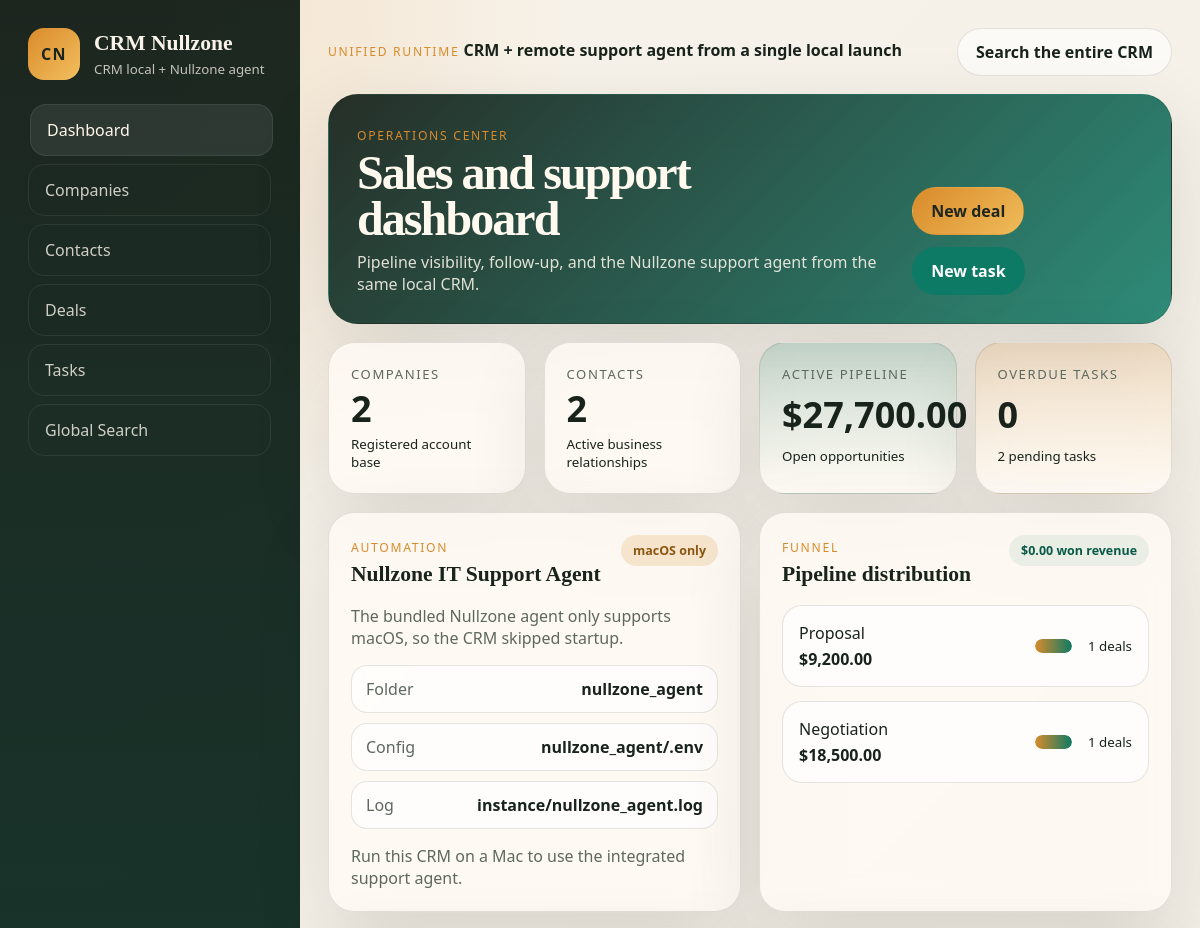
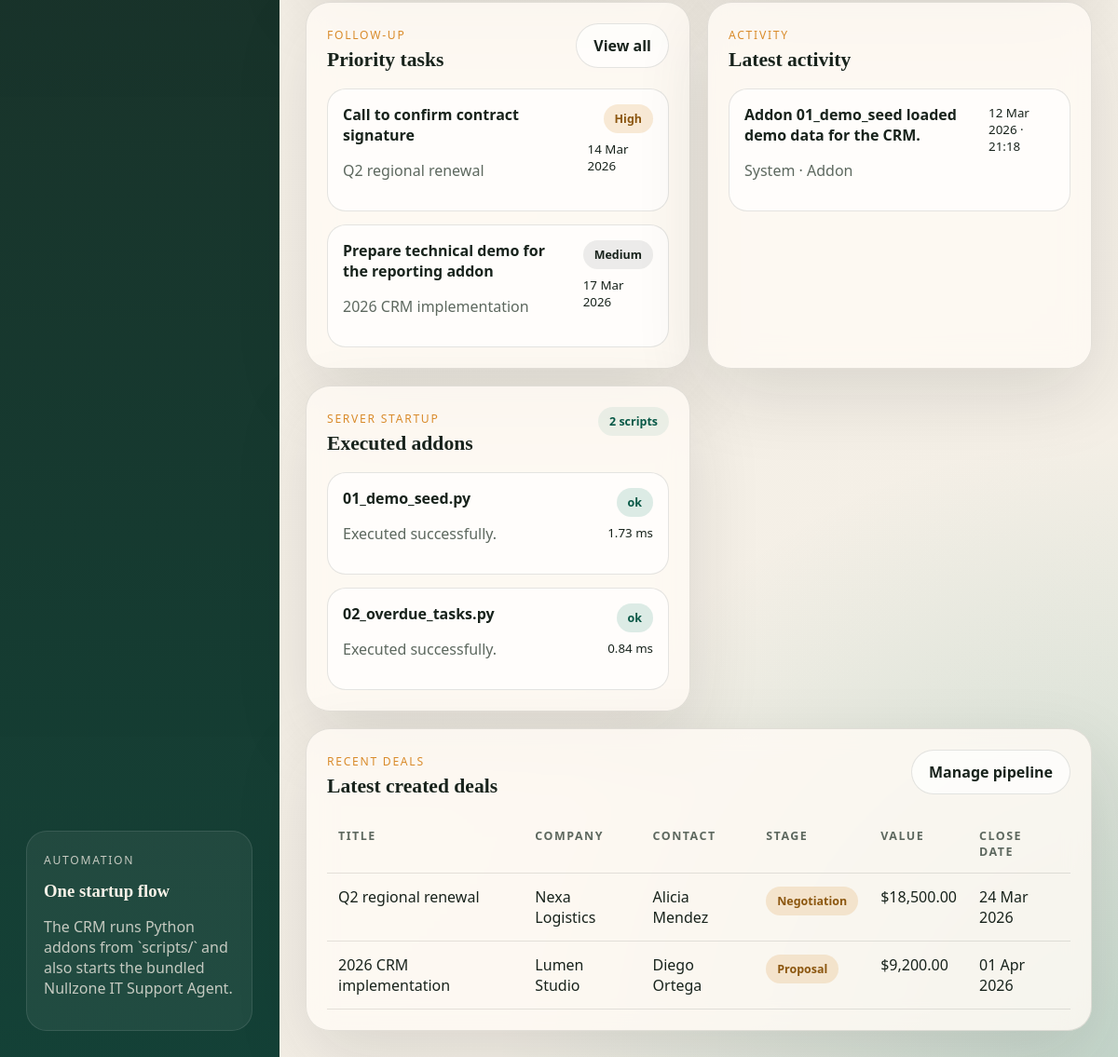
The page / on the database its author committed (2 pictures, top to bottom).
### tables this page shows
CREATE TABLE deals (
    id INTEGER PRIMARY KEY AUTOINCREMENT,
    title TEXT NOT NULL,
    company_id INTEGER REFERENCES companies(id) ON DELETE SET NULL,
    contact_id INTEGER REFERENCES contacts(id) ON DELETE SET NULL,
    stage TEXT NOT NULL DEFAULT 'Prospecting',
    value REAL NOT NULL DEFAULT 0,
    owner TEXT,
    expected_close_date TEXT,
    notes TEXT,
    created_at TEXT NOT NULL DEFAULT CURRENT_TIMESTAMP
);

CREATE TABLE tasks (
    id INTEGER PRIMARY KEY AUTOINCREMENT,
    title TEXT NOT NULL,
    related_type TEXT NOT NULL DEFAULT 'general',
    related_id INTEGER,
    due_date TEXT,
    priority TEXT NOT NULL DEFAULT 'Medium',
    status TEXT NOT NULL DEFAULT 'Pending',
    owner TEXT,
    notes TEXT,
    created_at TEXT NOT NULL DEFAULT CURRENT_TIMESTAMP
);

CREATE TABLE activities (
    id INTEGER PRIMARY KEY AUTOINCREMENT,
    entity_type TEXT NOT NULL,
    entity_id INTEGER,
    action TEXT NOT NULL,
    summary TEXT NOT NULL,
    created_at TEXT NOT NULL DEFAULT CURRENT_TIMESTAMP
);

CREATE TABLE companies (
    id INTEGER PRIMARY KEY AUTOINCREMENT,
    name TEXT NOT NULL,
    industry TEXT,
    website TEXT,
    email TEXT,
    phone TEXT,
    city TEXT,
    country TEXT,
    notes TEXT,
    created_at TEXT NOT NULL DEFAULT CURRENT_TIMESTAMP
);

### crm/routes.py (the view)
@bp.get("/")
def dashboard():
    data = db.get_dashboard_data(database_path())
    stage_totals = [stage["total"] for stage in data["stage_summary"]]
    max_stage_total = max(stage_totals) if stage_totals else 1
    return render_template(
        "dashboard.html",
        data=data,
        max_stage_total=max_stage_total,
        addon_results=current_app.config.get("ADDON_RESULTS", []),
        nullzone_agent_status=current_app.config.get("NULLZONE_AGENT_STATUS", {}),
    )

### crm/__init__.py (called while the page is built)
def format_currency(value: float | int | None) -> str:
    amount = float(value or 0)
    return f"${amount:,.2f}"

def format_datetime(value: str | None) -> str:
    if not value:
        return "No date"
    normalized = value.replace("Z", "")
    for fmt in ("%Y-%m-%d %H:%M:%S", "%Y-%m-%d"):
        try:
            parsed = datetime.strptime(normalized, fmt)
            if fmt == "%Y-%m-%d":
                return parsed.strftime("%d %b %Y")
            return parsed.strftime("%d %b %Y · %H:%M")
        except ValueError:
            continue
    return value

def slugify(value: str | None) -> str:
    if not value:
        return ""
    slug = re.sub(r"[^a-z0-9]+", "-", value.lower()).strip("-")
    return slug

### crm/db.py (called while the page is built)
def connect(database_path: str | Path) -> sqlite3.Connection:
    connection = sqlite3.connect(str(database_path))
    connection.row_factory = sqlite3.Row
    connection.execute("PRAGMA foreign_keys = ON")
    return connection

def query_all(database_path: str | Path, sql: str, params: tuple[Any, ...] = ()) -> list[dict]:
    with connect(database_path) as connection:
        rows = connection.execute(sql, params).fetchall()
    return [dict(row) for row in rows]

def query_one(database_path: str | Path, sql: str, params: tuple[Any, ...] = ()) -> dict | None:
    with connect(database_path) as connection:
        row = connection.execute(sql, params).fetchone()
    return dict(row) if row else None

### crm/routes.py (called while the page is built)
def database_path() -> str:
    return current_app.config["DATABASE"]

### crm/templates/dashboard.html (shortened to what this page needs)
{% extends "base.html" %}
{% block hero %}
  <section class="hero-card">
    <div>
      <p class="eyebrow">Operations Center</p>
      <h1>Sales and support dashboard</h1>
      <p>Pipeline visibility, follow-up, and the Nullzone support agent from the same local CRM.</p>
    </div>
    <div class="hero-actions">
      <a class="button primary" href="{{ url_for('crm.new_deal') }}">New deal</a>
      <a class="button secondary" href="{{ url_for('crm.new_task') }}">New task</a>
    </div>
  </section>
{% endblock %}
{% block content %}
  <section class="stats-grid full-span">
    <article class="metric-card">
      <span class="metric-label">Companies</span>
      <strong>{{ data.metrics.companies or 0 }}</strong>
      <small>Registered account base</small>
    </article>
    <article class="metric-card">
      <span class="metric-label">Contacts</span>
      <strong>{{ data.metrics.contacts or 0 }}</strong>
      <small>Active business relationships</small>
    </article>
    <article class="metric-card highlight">
      <span class="metric-label">Active pipeline</span>
      <strong>{{ data.metrics.pipeline_value|currency }}</strong>
      <small>Open opportunities</small>
    </article>
    <article class="metric-card warning">
      <span class="metric-label">Overdue tasks</span>
      <strong>{{ data.metrics.overdue_tasks or 0 }}</strong>
      <small>{{ data.metrics.open_tasks or 0 }} pending tasks</small>
    </article>
  </section>
  <section class="panel">
    <div class="panel-heading">
      <div>
        <p class="eyebrow">Automation</p>
        <h2>Nullzone IT Support Agent</h2>
      </div>
      <span class="badge tone-{{ nullzone_agent_status.state|default('disabled')|slugify }}">
        {{ nullzone_agent_status.label|default('Unknown') }}
      </span>
    </div>
    <p class="agent-summary">{{ nullzone_agent_status.message|default('No agent status available.') }}</p>
    {% if nullzone_agent_status.details %}
      <div class="status-list">
        {% for item in nullzone_agent_status.details %}
          <div class="status-row">
            <span>{{ item.label }}</span>
            <strong>{{ item.value }}</strong>
          </div>
        {% endfor %}
      </div>
    {% endif %}
    {% if nullzone_agent_status.hint %}
      <p class="agent-hint">{{ nullzone_agent_status.hint }}</p>
    {% endif %}
  </section>
  <section class="panel">
    <div class="panel-heading">
      <div>
        <p class="eyebrow">Funnel</p>
        <h2>Pipeline distribution</h2>
      </div>
      <span class="chip">{{ data.metrics.won_value|currency }} won revenue</span>
    </div>
    {% if data.stage_summary %}
      <div class="pipeline-list">
        {% for stage in data.stage_summary %}
          <div class="pipeline-row">
            <div class="pipeline-copy">
              <span>{{ stage.stage }}</span>
              <strong>{{ stage.value|currency }}</strong>
            </div>
            <div class="pipeline-bar">
              <span style="width: {{ (stage.total / max_stage_total * 100) if max_stage_total else 0 }}%"></span>
            </div>
            <small>{{ stage.total }} deals</small>
          </div>
        {% endfor %}
      </div>
    {% else %}
      <div class="empty-state">There are no deals recorded yet.</div>
    {% endif %}
  </section>
  <section class="panel">
    <div class="panel-heading">
      <div>
        <p class="eyebrow">Follow-up</p>
        <h2>Priority tasks</h2>
      </div>
      <a class="button ghost" href="{{ url_for('crm.tasks') }}">View all</a>
    </div>
    {% if data.due_tasks %}
      <div class="task-list">
        {% for task in data.due_tasks %}
          <article class="task-item {% if task.is_overdue %}is-overdue{% endif %}">
            <div>
              <strong>{{ task.title }}</strong>
              <p>{{ task.related_label }}</p>
            </div>
            <div class="task-meta">
              <span class="badge tone-{{ task.priority|slugify }}">{{ task.priority }}</span>
              <small>{{ task.due_date|datetime }}</small>
            </div>
          </article>
        {% endfor %}
      </div>
    {% else %}
      <div class="empty-state">There are no active tasks right now.</div>
    {% endif %}
  </section>
  <section class="panel">
    <div class="panel-heading">
      <div>
        <p class="eyebrow">Activity</p>
        <h2>Latest activity</h2>
      </div>
    </div>
    {% if data.recent_activity %}
      <div class="feed-list">
        {% for item in data.recent_activity %}
          <article class="feed-item">
            <div>
              <strong>{{ item.summary }}</strong>
              <p>{{ item.entity_type|capitalize }} · {{ item.action|capitalize }}</p>
            </div>
            <small>{{ item.created_at|datetime }}</small>
          </article>
        {% endfor %}
      </div>
    {% else %}
      <div class="empty-state">Activity will appear here as you use the CRM.</div>
    {% endif %}
  </section>
  <section class="panel">
    <div class="panel-heading">
      <div>
        <p class="eyebrow">Server startup</p>
        <h2>Executed addons</h2>
      </div>
      <span class="chip">{{ addon_results|length }} scripts</span>
    </div>
    {% if addon_results %}
      <div class="addon-list">
        {% for addon in addon_results %}
          <article class="addon-item">
            <div>
              <strong>{{ addon.name }}</strong>
              <p>{{ addon.message }}</p>
            </div>
            <div class="addon-meta">
              <span class="badge tone-{{ addon.status|slugify }}">{{ addon.status }}</span>
              <small>{{ addon.duration_ms }} ms</small>
            </div>
          </article>
        {% endfor %}
      </div>
    {% else %}
      <div class="empty-state">No Python files were found inside `scripts/`.</div>
    {% endif %}
  </section>
  <section class="panel full-span">
    <div class="panel-heading">
      <div>
        <p class="eyebrow">Recent deals</p>
        <h2>Latest created deals</h2>
      </div>
      <a class="button ghost" href="{{ url_for('crm.deals') }}">Manage pipeline</a>
    </div>
    {% if data.recent_deals %}
      <div class="table-wrap">
        <table>
          <thead>
            <tr>
              <th>Title</th>
              <th>Company</th>
              <th>Contact</th>
              <th>Stage</th>
              <th>Value</th>
              <th>Close date</th>
            </tr>
          </thead>
          <tbody>
            {% for deal in data.recent_deals %}
              <tr>
                <td>{{ deal.title }}</td>
                <td>{{ deal.company_name or "No company" }}</td>
                <td>{{ deal.contact_name or "No contact" }}</td>
                <td><span class="badge tone-{{ deal.stage|slugify }}">{{ deal.stage }}</span></td>
                <td>{{ deal.value|currency }}</td>
                <td>{{ deal.expected_close_date|datetime }}</td>
              </tr>
            {% endfor %}
          </tbody>
        </table>
      </div>
    {% else %}
      <div class="empty-state">There are no recent deals yet.</div>
    {% endif %}
  </section>
{% endblock %}

### crm/templates/base.html (shortened to what this page needs)
<!doctype html>
<html lang="en">
<head>
  <link rel="stylesheet" href="{{ url_for('static', filename='styles.css') }}">
</head>
<body>
  <div class="app-shell">
    <aside class="sidebar">
      <a class="brand" href="{{ url_for('crm.dashboard') }}">
        <span class="brand-mark">CN</span>
        <span class="brand-copy">
          <strong>{{ app_name }}</strong>
          <small>CRM local + Nullzone agent</small>
        </span>
      </a>
      <nav class="nav">
        <a class="nav-link {% if request.endpoint == 'crm.dashboard' %}active{% endif %}" href="{{ url_for('crm.dashboard') }}">Dashboard</a>
        <a class="nav-link {% if request.endpoint == 'crm.companies' %}active{% endif %}" href="{{ url_for('crm.companies') }}">Companies</a>
        <a class="nav-link {% if request.endpoint == 'crm.contacts' %}active{% endif %}" href="{{ url_for('crm.contacts') }}">Contacts</a>
        <a class="nav-link {% if request.endpoint == 'crm.deals' %}active{% endif %}" href="{{ url_for('crm.deals') }}">Deals</a>
        <a class="nav-link {% if request.endpoint == 'crm.tasks' %}active{% endif %}" href="{{ url_for('crm.tasks') }}">Tasks</a>
        <a class="nav-link {% if request.endpoint == 'crm.search' %}active{% endif %}" href="{{ url_for('crm.search') }}">Global Search</a>
      </nav>
      <section class="sidebar-panel">
        <p class="eyebrow">Automation</p>
        <h3>One startup flow</h3>
        <p>The CRM runs Python addons from `scripts/` and also starts the bundled Nullzone IT Support Agent.</p>
      </section>
    </aside>
    <div class="workspace">
      <header class="topbar">
        <div>
          <span class="eyebrow">Unified Runtime</span>
          <strong>CRM + remote support agent from a single local launch</strong>
        </div>
        <a class="button ghost" href="{{ url_for('crm.search') }}">Search the entire CRM</a>
      </header>
      {% block hero %}{% endblock %}
      <main class="main-grid">
        {% block content %}{% endblock %}
      </main>
    </div>
  </div>
</body>
</html>

### rows shown on the page
deals: stage "Proposal", value "$9,200.00", {{ (stage.total / max_stage_total * 100) if max_stage_total else 0 }} 100.0 (drawn), total "1", title "2026 CRM implementation", name "Lumen Studio", contact_name "Diego Ortega", expected_close_date "01 Apr 2026"
deals: stage "Negotiation", value "$18,500.00", {{ (stage.total / max_stage_total * 100) if max_stage_total else 0 }} 100.0 (drawn), total "1", title "Q2 regional renewal", name "Nexa Logistics", contact_name "Alicia Mendez", expected_close_date "24 Mar 2026"
tasks: title "Call to confirm contract signature", related_label "Q2 regional renewal", priority "High", due_date "14 Mar 2026"
tasks: title "Prepare technical demo for the reporting addon", related_label "2026 CRM implementation", priority "Medium", due_date "17 Mar 2026"
activities: summary "Addon 01_demo_seed loaded demo data for the CRM.", entity_type "System", action "Addon", created_at "12 Mar 2026 · 21:18"

### other values the page prints
{{ app_name }} "CRM Nullzone"
{{ data.metrics.companies or 0 }} "2"
{{ data.metrics.contacts or 0 }} "2"
{{ data.metrics.pipeline_value|currency }} "$27,700.00"
{{ data.metrics.overdue_tasks or 0 }} "0"
{{ data.metrics.open_tasks or 0 }} "2"
{{ nullzone_agent_status.label|default('Unknown') }} "macOS only"
{{ nullzone_agent_status.message|default('No agent status available.') }} "The bundled Nullzone agent only supports macOS, so the CRM skipped startup."
{{ item.label }} "Folder" "Config" "Log"
{{ item.value }} "nullzone_agent" "nullzone_agent/.env" "instance/nullzone_agent.log"
{{ nullzone_agent_status.hint }} "Run this CRM on a Mac to use the integrated support agent."
{{ data.metrics.won_value|currency }} "$0.00"
{{ addon_results|length }} "2"
{{ addon.name }} "01_demo_seed.py" "02_overdue_tasks.py"
{{ addon.message }} "Executed successfully." "Executed successfully."
